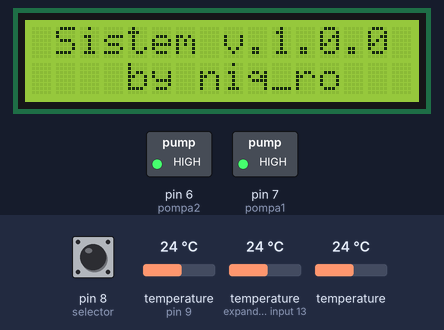
This sketch was run on a simulated Arduino Uno, built with avr-gcc and run on an emulated ATmega328P. Shown: 16×2 character LCD, switched loads named in the sketch (green lamp = pin HIGH). The test bench sets the inputs (shaded band); at power-on: pin 8 (selector) HIGH, temperature (sensors on pin 9, expander input 13) 24 °C, temperature 24 °C. What the sketch prints to the serial monitor is not drawn.

Above: at 0.1 s.
At 2.4 s:
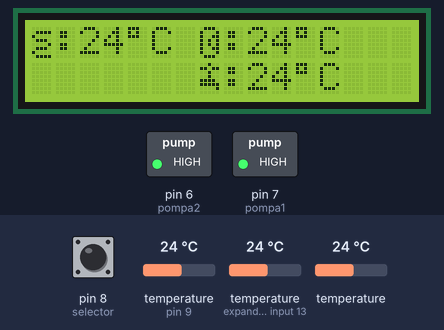

The sketch:

heater_puffer_boiler.ino
```cpp
/* supervision system for heater (puffer and boiler)
 * sw by Nicu FLORICA (niq)ro)
 * ver.0 - initial, 22.2.2012, Craiova
 * ver.1 - added new condition (winter/summer time)
 * ver.1a - small corrections
 *
*/

#include <LiquidCrystal.h>
#include <OneWire.h>
#include <DallasTemperature.h>

#define pompa1 7  // pin for control pump no. 1
#define pompa2 6  // pin for control pump no. 2
#define senzori 9   // DS18B20 sensors
#define selector 8  // pin for winter/summer selector

#define precizie 9  // temperature precision (9..12bites)

OneWire oneWire(senzori);  // Setup a oneWire instance to communicate with any OneWire devices (not just Maxim/Dallas temperature ICs)
DallasTemperature sensors(&oneWire); // Pass our oneWire reference to Dallas Temperature.
DeviceAddress senzorcazan, senzorpufer, senzorboiler; // arrays to hold device addresses

LiquidCrystal lcd(11, 12, 5, 4, 3, 2);
// LCD module connections (RS, E, D4, D5, D6, D7)

float dete = 3.;  // hysteresis temperature for water
float tecazan = 0;   // temperature for water in heater
float tepufer = 0;   // temperature for water in puffer
float teboiler = 0;   // temperature for water in boiler

int tppauza = 10;  // sleep time for read the sensors
int tpcitire = 0;  // sensors read time

// for relay module (0 = ON, 1 = OFF)
#define oprit 1
#define pornit 0

byte starep1 = 0;  // status for pump no. 1
byte starep2 = 0;  // status for pump no. 1

byte calorifer = 1;  // status for heating system (1 is for winter, 0 - summer)


byte cazan[] = {  // https://maxpromer.github.io/LCD-Character-Creator/
  B00000,
  B01111,
  B10000,
  B01110,
  B00001,
  B01110,
  B10000,
  B01111
};

byte pufer[] = {
  B01110,
  B10001,
  B10011,
  B10101,
  B10101,
  B10011,
  B10001,
  B01110
};

byte boiler[] = {
  B00100,
  B11011,
  B00100,
  B00100,
  B11110,
  B11111,
  B00001,
  B00000
};

byte pump1[] = {
  B00010,
  B00010,
  B00010,
  B00000,
  B01100,
  B01010,
  B01100,
  B01000
};

byte pump2[] = {
  B00101,
  B00101,
  B00101,
  B00000,
  B01100,
  B01010,
  B01100,
  B01000
};

byte vara[] = {
  B00100,
  B10101,
  B01110,
  B11011,
  B01110,
  B10101,
  B00100,
  B00000
};

void setup()
{
Serial.begin(9600);  // start serial port
Serial.println("...");

lcd.begin(16,2); // initialize the LCD
lcd.clear();  // clear the screen
  lcd.createChar(5, cazan);  // create custom char
  lcd.createChar(1, pufer);
  lcd.createChar(2, boiler);
  lcd.createChar(3, pump1);
  lcd.createChar(4, pump2);
  lcd.createChar(6, vara);

lcd.setCursor(0,0);
lcd.print(" Sistem v.1.0.0 ");
lcd.setCursor(0,1);
lcd.print("    by niq_ro   ");

pinMode(pompa1, OUTPUT);
pinMode(pompa2, OUTPUT);
digitalWrite(pompa1, oprit);
digitalWrite(pompa2, oprit);
pinMode(selector, INPUT);
digitalWrite(selector, HIGH);

if (digitalRead(selector) == LOW) calorifer = 0;  // summer time

sensors.begin();   // Start up the library for DS18B20 sensors
 // locate devices on the bus
  Serial.print("Locating devices...");
  Serial.print("Found ");
  Serial.print(sensors.getDeviceCount(), DEC);
  Serial.println(" devices.");
  // report parasite power requirements
  Serial.print("Parasite power is: ");
  if (sensors.isParasitePowerMode()) Serial.println("ON");
  else Serial.println("OFF");
  if (!sensors.getAddress(senzorcazan, 0)) Serial.println("Unable to find address for Device 0");
  if (!sensors.getAddress(senzorpufer, 1)) Serial.println("Unable to find address for Device 1");
  if (!sensors.getAddress(senzorboiler, 2)) Serial.println("Unable to find address for Device 2");
  Serial.print("Device 0 Address: ");  // show the addresses we found on the bus
  printAddress(senzorcazan);
  Serial.println();
  Serial.print("Device 1 Address: ");
  printAddress(senzorpufer);
  Serial.println();
  sensors.setResolution(senzorcazan, precizie);  // set the resolution to 9 bit per device
  sensors.setResolution(senzorpufer, precizie);
  sensors.setResolution(senzorboiler, precizie);
  Serial.print("Device 0 Resolution: ");
  Serial.print(sensors.getResolution(senzorcazan), DEC);
  Serial.println();
  Serial.print("Device 1 Resolution: ");
  Serial.print(sensors.getResolution(senzorpufer), DEC);
  Serial.println();
  Serial.print("Device 2 Resolution: ");
  Serial.print(sensors.getResolution(senzorboiler), DEC);
  Serial.println();

delay(2000);
lcd.clear();

Serial.print("Requesting temperatures...");
sensors.requestTemperatures();
Serial.println("DONE");

tecazan = sensors.getTempC(senzorcazan);
  if(tecazan == DEVICE_DISCONNECTED_C)
  {
    Serial.println("Error: Could not read temperature data");
    return;
  }
tepufer = sensors.getTempC(senzorpufer);
  if(tepufer == DEVICE_DISCONNECTED_C)
  {
    Serial.println("Error: Could not read temperature data");
    return;
  }
teboiler = sensors.getTempC(senzorboiler);
  if(teboiler == DEVICE_DISCONNECTED_C)
  {
    Serial.println("Error: Could not read temperature data");
    return;
  }
} // end setup

void loop()
{

if (millis()/1000 - tpcitire > tppauza)
{
Serial.print("Requesting temperatures...");
sensors.requestTemperatures();
Serial.println("DONE");

tecazan = sensors.getTempC(senzorcazan);
  if(tecazan == DEVICE_DISCONNECTED_C)
  {
    Serial.println("Error: Could not read temperature data");
    return;
  }
tepufer = sensors.getTempC(senzorpufer);
  if(tepufer == DEVICE_DISCONNECTED_C)
  {
    Serial.println("Error: Could not read temperature data");
    return;
  }
teboiler = sensors.getTempC(senzorboiler);
  if(teboiler == DEVICE_DISCONNECTED_C)
  {
    Serial.println("Error: Could not read temperature data");
    return;
  }
tpcitire = millis();
}

if ((tecazan > tepufer + dete) and (calorifer == 1))  // just is winter time
{
  digitalWrite(pompa1, pornit);  // pump no.1 is on
  starep1 = 1;
  lcd.setCursor(15,0);
  lcd.write(3); // show the pump no. 1
}

if (tecazan < tepufer)
{
  digitalWrite(pompa1, oprit);  // pump no.1 is off
  starep1 = 0;
  lcd.setCursor(15,0);
  lcd.print(" ");
}

if ((tecazan > teboiler + dete) and (starep1 == 0))  // just if pump no. 1 is off
{
  digitalWrite(pompa2, pornit);  // pump no.2 is on
  starep2 = 1;
  lcd.setCursor(15,1);
  lcd.write(4); // show the pump no. 2
}

if ((tecazan < teboiler) or (starep1 == 1))
{
  digitalWrite(pompa2, oprit);  // pump no.2 is off
  starep2 = 0;
  lcd.setCursor(15,1);
  lcd.print(" ");
}

// show the heater temperature
    if (tecazan < 0) tecazan = 0;
    lcd.setCursor(0, 0);
    lcd.write(5);  // heater symbol
    if (tecazan < 100) lcd.print(":");
    if (tecazan < 10) lcd.print(" ");
    lcd.print(tecazan,0);
    lcd.print(char(223));
    lcd.print("C");

// show the puffer temperature
if (calorifer == 1)
{
    if (tepufer < 0) tepufer = 0;
    lcd.setCursor(7, 0);
    lcd.write(1);  // puffer symbol
    if (tepufer < 100) lcd.print(":");
    if (tepufer < 10) lcd.print(" ");
    lcd.print(tepufer,0);
    lcd.print(char(223));
    lcd.print("C");
}

// show the boiler temperature
    if (teboiler < 0) teboiler = 0;
    lcd.setCursor(7, 1);
    lcd.write(2);  // boiler symbol
    if (teboiler < 100) lcd.print(":");
    if (teboiler < 10) lcd.print(" ");
    lcd.print(teboiler,0);
    lcd.print(char(223));
    lcd.print("C");

if (calorifer == 1)
{
  lcd.setCursor(14,0);
  lcd.print(" ");
}
else
{
  lcd.setCursor(14,0);
  lcd.write(6); // show the sun symbol
}

}  // end main loop


// function to print a device address
void printAddress(DeviceAddress deviceAddress)
{
  for (uint8_t i = 0; i < 8; i++)
  {
    // zero pad the address if necessary
    if (deviceAddress[i] < 16) Serial.print("0");
    Serial.print(deviceAddress[i], HEX);
  }
}
```
